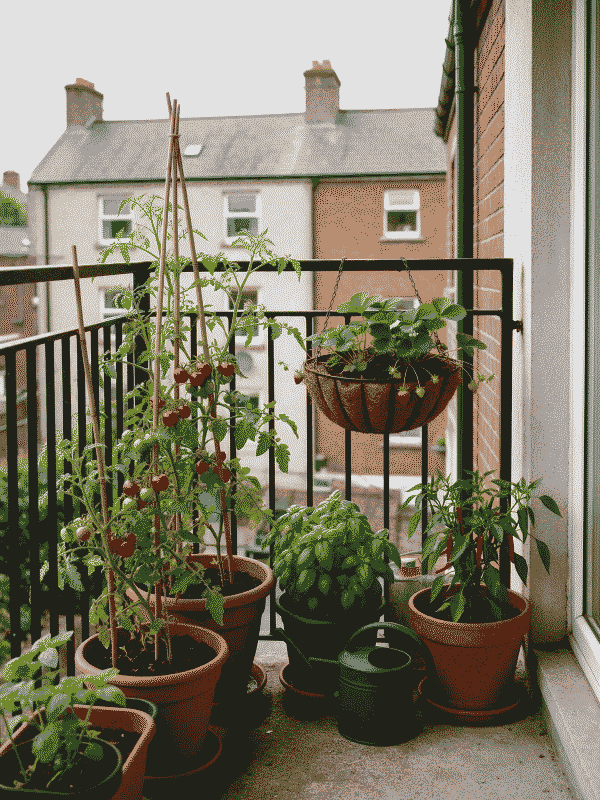
#> input picture img/balcony-pots.png, 600 x 800 px; its folder holds 2 pictures in this run
$ python redither.py ../img ../img/birch-wood.png 5 5 ../img/birch-wood.png
#> lines starting #> are read from the running program, lines starting #| are printed output that depends on the picture
#!/usr/bin/env python3
"""Re-dither photos in Ditherlab with each photo's OWN colours (no colour cast).
Usage: redither.py <in_dir> <out_dir> <pixel_size> <n_colours> [algorithm]
For each image: pick its n main colours (PIL median cut), run Ditherlab's engine with that
palette via ~/.cache/ecoapp-tools/dither.mjs, then shrink losslessly by the pixel size."""
import sys, os, subprocess, tempfile, shutil
from PIL import Image

src, out, px, n = sys.argv[1], sys.argv[2], int(sys.argv[3]), int(sys.argv[4])
algo = sys.argv[5] if len(sys.argv) > 5 else 'floyd'
os.makedirs(out, exist_ok=True)
tool = os.path.expanduser('~/.cache/ecoapp-tools')
for f in sorted(os.listdir(src)):
    if not f.lower().endswith(('.jpg', '.jpeg', '.png')):
        continue
    im = Image.open(os.path.join(src, f)).convert('RGB')
#> im is the input picture: PIL image 600x800 RGB; mean R, G, B 128.8, 123.5, 105.3
    small = im.copy(); small.thumbnail((200, 200))
#> after `small.thumbnail((200, 200))`:
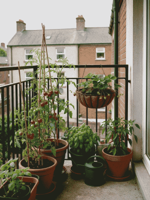
#> small: PIL image 150x200 RGB; mean R, G, B 128.9, 123.6, 105.3
    from PIL import ImageEnhance
    pal = ImageEnhance.Color(small).enhance(1.15).quantize(colors=n, method=Image.Quantize.FASTOCTREE).getpalette()[:n * 3]  # octree keeps small saturated areas (leaves, fruit)
#> pal = [37, 38, 24, 222, 220, 219, 173, 164, 152, 89, 90, 45, 160, 141, 108]
    cols = ['#%02x%02x%02x' % tuple(pal[i:i + 3]) for i in range(0, len(pal), 3)]
#> cols = ['#252618', '#dedcdb', '#ada498', '#595a2d', '#a08d6c']
    cols.sort(key=lambda h: sum(int(h[i:i + 2], 16) for i in (1, 3, 5)))  # dark to light
    with tempfile.TemporaryDirectory() as tin, tempfile.TemporaryDirectory() as tout:
        shutil.copy(os.path.join(src, f), tin)
        subprocess.run(['node', 'dither.mjs', tin, tout, ','.join(cols), str(px), '0', algo], cwd=tool, check=True, capture_output=True)
#> (this line was passed over: subprocess is not available in this run)
#> (the run stopped early here; a loop or call above may not have finished)

$ run again, on img/hero-sunny.png
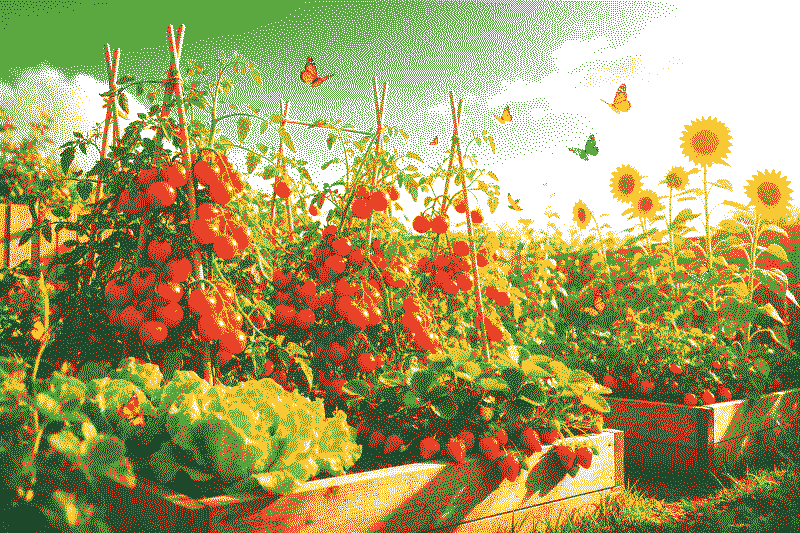
#> input picture img/hero-sunny.png, 800 x 533 px
#> im is the input picture: PIL image 800x533 RGB; mean R, G, B 164.5, 157.6, 98.6
#> `small.thumbnail((200, 200))`:
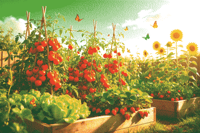
#> small: PIL image 200x133 RGB; mean R, G, B 164.6, 157.7, 98.6
#> pal = [93, 93, 39, 246, 249, 240, 160, 156, 43, 47, 79, 39, 151, 97, 38]
#> cols = ['#5d5d27', '#f6f9f0', '#a09c2b', '#2f4f27', '#976126']

$ run again, on img/lorry-dawn.png
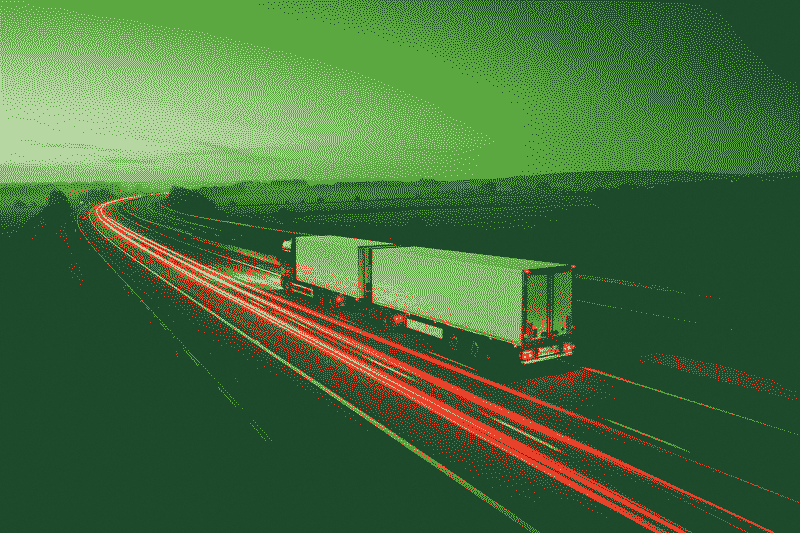
#> input picture img/lorry-dawn.png, 800 x 533 px
#> im is the input picture: PIL image 800x533 RGB; mean R, G, B 68.9, 110.3, 59.7
#> `small.thumbnail((200, 200))`:
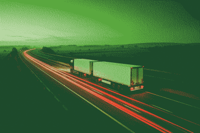
#> small: PIL image 200x133 RGB; mean R, G, B 69, 110.4, 59.7
#> pal = [29, 81, 41, 79, 163, 51, 108, 182, 79, 90, 83, 41, 137, 197, 111]
#> cols = ['#1d5129', '#4fa333', '#6cb64f', '#5a5329', '#89c56f']

$ run again, on img/birch-wood.png
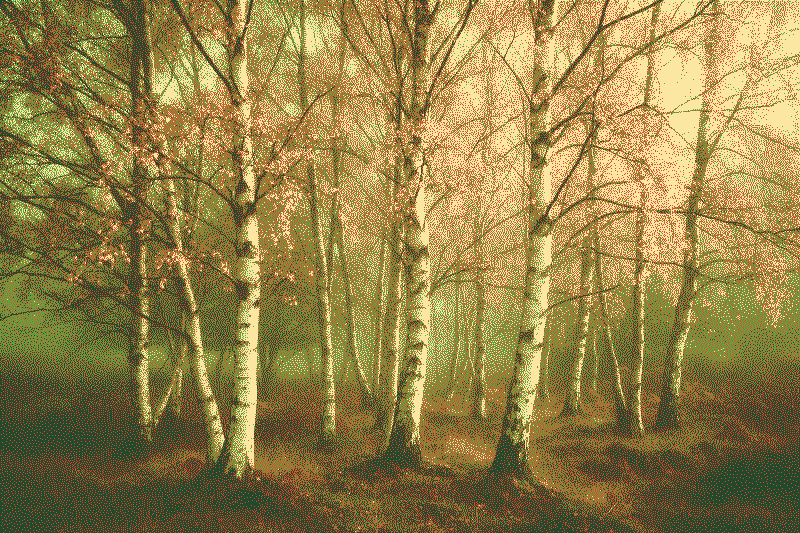
#> input picture img/birch-wood.png, 800 x 533 px
#> im is the input picture: PIL image 800x533 RGB; mean R, G, B 147.5, 129.2, 72.7
#> `small.thumbnail((200, 200))`:
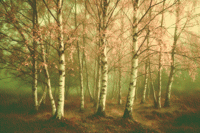
#> small: PIL image 200x133 RGB; mean R, G, B 147.6, 129.3, 72.8
#> pal = [100, 88, 40, 213, 168, 94, 144, 113, 45, 174, 154, 74, 153, 137, 54]
#> cols = ['#645828', '#d5a85e', '#90712d', '#ae9a4a', '#998936']
